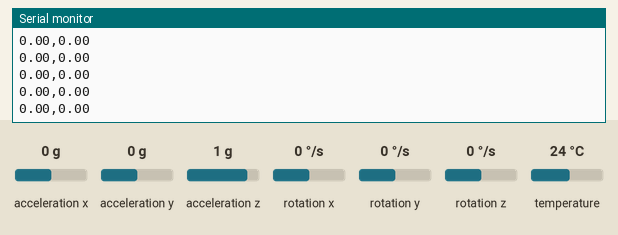
Recording of a program running on a simulated ESP32. Parts: the last lines printed to the serial monitor. The test bench sets the inputs (shaded band); at power-on: acceleration x 0 g, acceleration y 0 g, acceleration z 1 g, rotation x 0 °/s, rotation y 0 °/s, rotation z 0 °/s, temperature 24 °C.

Above: at 1.2 s.
1.3 s: acceleration x set to -1.4 g
At 2.3 s:
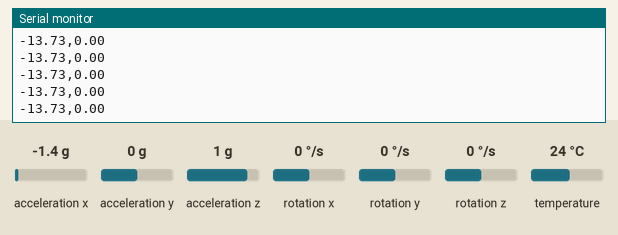
2.8 s: acceleration y set to -1.4 g
At 3.3 s:
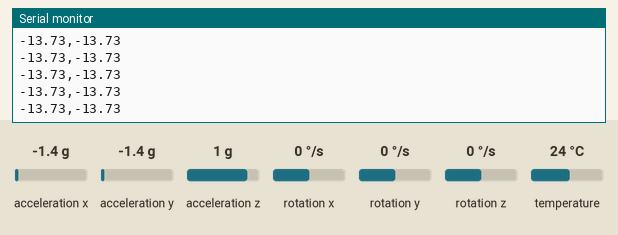
4.3 s: acceleration x set to -0.8 g
At 5.1 s:
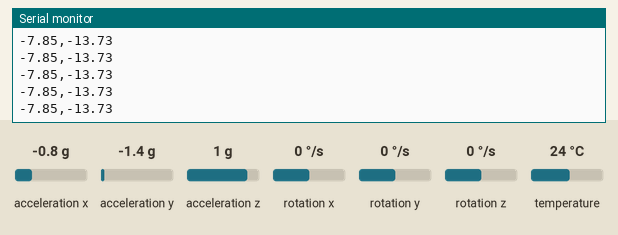
Timing chart, 0 to 7.3 s (numbered marks = the images above; inputs shaded):
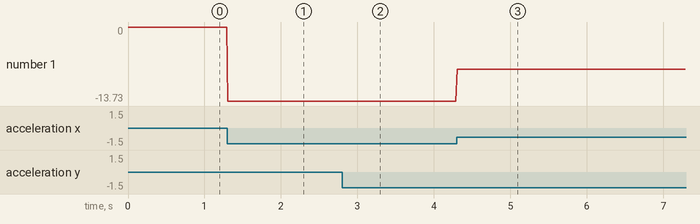

The program:

main.cpp
```cpp
#include <Arduino.h>
#include <Adafruit_MPU6050.h>
#include <Adafruit_Sensor.h>
#include <Wire.h>

Adafruit_MPU6050 mpu;

void setup() {
  Serial.begin(9600);
  while (!Serial) delay(10); // Wait for serial monitor

  if (!mpu.begin()) {
    Serial.println("Failed to find MPU6050 chip");
    while (1) {
      delay(10);
    }
  }

  mpu.setAccelerometerRange(MPU6050_RANGE_8_G); // ±2G range
  Serial.println("MPU6050 Ready!");
}

void loop() {
  sensors_event_t a, g, temp;
  mpu.getEvent(&a, &g, &temp); // Get all sensor events

  // Calculate pitch and roll (in degrees) from accelerometer
  //float pitch = atan2(-a.acceleration.x, sqrt(a.acceleration.y * a.acceleration.y + a.acceleration.z * a.acceleration.z)) * 180 / PI;
  //float roll = atan2(a.acceleration.y, a.acceleration.z) * 180 / PI;

  // Output angles
  // Output in requested format
  Serial.print(a.acceleration.x, 2); // x in m/s²
  Serial.print(",");
  Serial.println(a.acceleration.y, 2); // y in m/s²

  // Output angles
 // Serial.print(pitch, 1);
  //Serial.print(",");
  //Serial.println(roll, 1);
  delay(10); // Adjust as needed
}
```

Measured:
- after the input at 1.3 s, the serial monitor: prints a new line at once (image 1)
- after the input at 2.8 s, the serial monitor: prints a new line at once (image 2)
- after the input at 4.3 s, the serial monitor: prints a new line at once (image 3)
- plotted number 1: 0 → -13.73 after the input at 1.3 s, -13.73 → -7.85 after the input at 4.3 s
